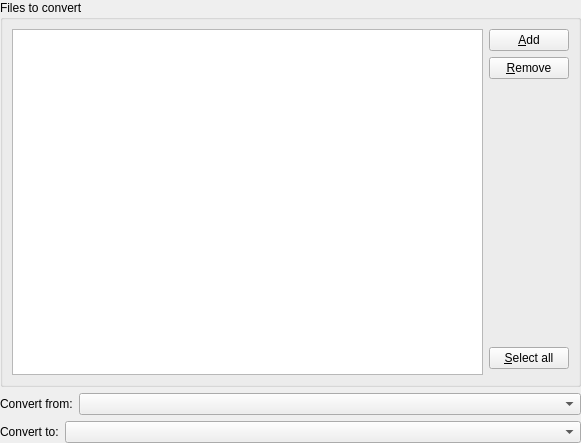
<?xml version="1.0" encoding="UTF-8"?>
<ui version="4.0">
 <class>OBConverterWidget</class>
 <widget class="QWidget" name="OBConverterWidget">
  <property name="geometry">
   <rect>
    <x>0</x>
    <y>0</y>
    <width>581</width>
    <height>443</height>
   </rect>
  </property>
  <layout class="QGridLayout">
   <property name="leftMargin">
    <number>0</number>
   </property>
   <property name="topMargin">
    <number>0</number>
   </property>
   <property name="rightMargin">
    <number>0</number>
   </property>
   <property name="bottomMargin">
    <number>0</number>
   </property>
   <property name="spacing">
    <number>6</number>
   </property>
   <item row="0" column="0" colspan="2">
    <widget class="QGroupBox" name="groupBox">
     <property name="title">
      <string>Files to convert</string>
     </property>
     <layout class="QGridLayout">
      <property name="leftMargin">
       <number>9</number>
      </property>
      <property name="topMargin">
       <number>9</number>
      </property>
      <property name="rightMargin">
       <number>9</number>
      </property>
      <property name="bottomMargin">
       <number>9</number>
      </property>
      <property name="spacing">
       <number>6</number>
      </property>
      <item row="3" column="1">
       <widget class="QPushButton" name="selectAllFileButton">
        <property name="text">
         <string>&amp;Select all</string>
        </property>
       </widget>
      </item>
      <item row="2" column="1">
       <spacer>
        <property name="orientation">
         <enum>Qt::Vertical</enum>
        </property>
        <property name="sizeHint" stdset="0">
         <size>
          <width>20</width>
          <height>40</height>
         </size>
        </property>
       </spacer>
      </item>
      <item row="1" column="1">
       <widget class="QPushButton" name="deleteFileButton">
        <property name="text">
         <string>&amp;Remove</string>
        </property>
       </widget>
      </item>
      <item row="0" column="1">
       <widget class="QPushButton" name="addFileButton">
        <property name="text">
         <string>&amp;Add</string>
        </property>
       </widget>
      </item>
      <item row="0" column="0" rowspan="5">
       <widget class="QListWidget" name="FileListView">
        <property name="whatsThis">
         <string>&lt;html&gt;&lt;head&gt;&lt;meta name=&quot;qrichtext&quot; content=&quot;1&quot; /&gt;&lt;style type=&quot;text/css&quot;&gt;
p, li { white-space: pre-wrap; }
&lt;/style&gt;&lt;/head&gt;&lt;body style=&quot; font-family:'Sans Serif'; font-size:10pt; font-weight:400; font-style:normal; text-decoration:none;&quot;&gt;
&lt;p style=&quot; margin-top:0px; margin-bottom:0px; margin-left:0px; margin-right:0px; -qt-block-indent:0; text-indent:0px;&quot;&gt;You see the files which will be converted here. Use the buttons to add and remove files from the list.&lt;/p&gt;&lt;/body&gt;&lt;/html&gt;</string>
        </property>
        <property name="selectionMode">
         <enum>QAbstractItemView::MultiSelection</enum>
        </property>
       </widget>
      </item>
     </layout>
    </widget>
   </item>
   <item row="1" column="0" colspan="2">
    <layout class="QHBoxLayout">
     <property name="spacing">
      <number>6</number>
     </property>
     <property name="leftMargin">
      <number>0</number>
     </property>
     <property name="topMargin">
      <number>0</number>
     </property>
     <property name="rightMargin">
      <number>0</number>
     </property>
     <property name="bottomMargin">
      <number>0</number>
     </property>
     <item>
      <widget class="QLabel" name="label">
       <property name="text">
        <string>Convert from:</string>
       </property>
       <property name="buddy">
        <cstring>InputTypeComboBox</cstring>
       </property>
      </widget>
     </item>
     <item>
      <widget class="KComboBox" name="InputTypeComboBox">
       <property name="sizePolicy">
        <sizepolicy hsizetype="MinimumExpanding" vsizetype="Fixed">
         <horstretch>0</horstretch>
         <verstretch>0</verstretch>
        </sizepolicy>
       </property>
      </widget>
     </item>
    </layout>
   </item>
   <item row="2" column="0" colspan="2">
    <layout class="QHBoxLayout">
     <property name="spacing">
      <number>6</number>
     </property>
     <property name="leftMargin">
      <number>0</number>
     </property>
     <property name="topMargin">
      <number>0</number>
     </property>
     <property name="rightMargin">
      <number>0</number>
     </property>
     <property name="bottomMargin">
      <number>0</number>
     </property>
     <item>
      <widget class="QLabel" name="label_2">
       <property name="text">
        <string>Convert to:</string>
       </property>
       <property name="buddy">
        <cstring>InputTypeComboBox</cstring>
       </property>
      </widget>
     </item>
     <item>
      <widget class="KComboBox" name="OutputTypeComboBox">
       <property name="sizePolicy">
        <sizepolicy hsizetype="MinimumExpanding" vsizetype="Fixed">
         <horstretch>0</horstretch>
         <verstretch>0</verstretch>
        </sizepolicy>
       </property>
      </widget>
     </item>
    </layout>
   </item>
  </layout>
 </widget>
 <customwidgets>
  <customwidget>
   <class>KComboBox</class>
   <extends>QComboBox</extends>
   <header>kcombobox.h</header>
  </customwidget>
 </customwidgets>
 <resources/>
 <connections/>
</ui>
